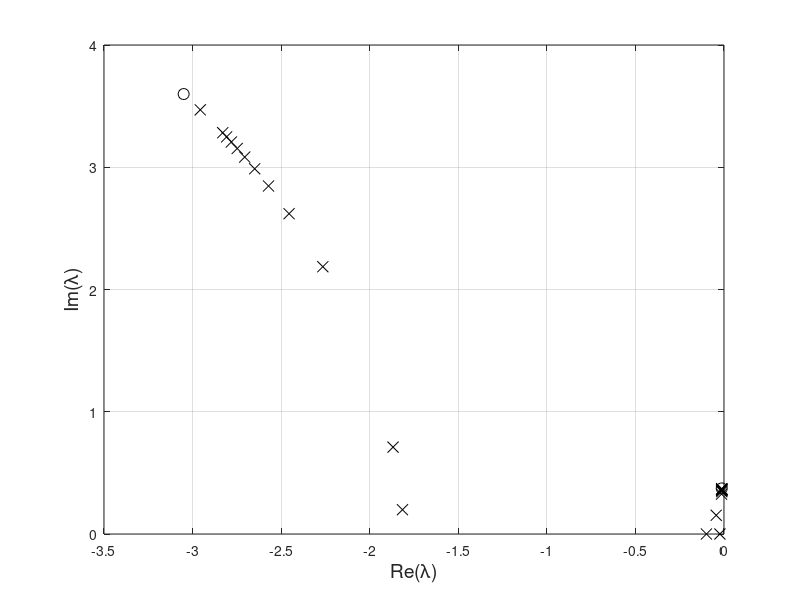

Recreate this plot in MATLAB.
%
% gliderflex.m: Stability of the simple glider with a flexible fuselage.
%
% Copyright, Rafael Palacios, June 2018
%            r.palacios@imperial.ac.uk
%%%%%%%%%%%%%%%%%%%%%%%%%%%%%%%%%%%%%%%%%%%%%%%%%%%%%%
clear all, close all

% Define constants in the problem.
m=318;
Iyy=432;
g=9.81;
St=1.14;
S=6.11;
b=15;
lw=0.3;
lt=4.63;
lwlt=lw+lt;
lb=lwlt/2;

% Aerodynamic coefficients.
rho=1.112; % 1000 m
e=0.8;
CLaw=5.55;
CLat=4.30;
CLdt=0.45;

% Fligth conditions.
Vinf=30;
theta0=-2*pi/180;
ref=1/2*rho*(Vinf^2)*St*lt;

% Loop through the stiffness of the fuselage spring.
k=0;
for kb=[1.87 2:2:20 50 10000]*ref
    k=k+1;
    lt=lwlt-lw;
    qinf=1/2*rho*Vinf^2;
    CLa=CLaw+(St/S)*CLat;
    A_r=[2*g*sin(theta0)/Vinf    g*cos(theta0)/Vinf*(1-(2*S*CLa)/(pi*b^2*e))  0                              -g*cos(theta0);
        -2*g*cos(theta0)/Vinf    g*sin(theta0)/Vinf-rho*Vinf*S*CLa/(2*m)      Vinf-rho*Vinf*St*lt*CLat/(2*m) -g*sin(theta0);
         0                        rho*Vinf*(S*lw*CLaw-St*lt*CLat)/(2*Iyy)      -rho*Vinf*St*lt^2*CLat/(2*Iyy) 0;
         0                        0                                            1                              0];

    A_rs=qinf*St*CLat/m*[0; 1; lt*m/Iyy; 0];
    A_sr=1/2*rho*Vinf*CLat*St*lb*[0 1 lt 0];
    A_s =-qinf*St*lb*CLat;
    
    A=A_r+A_rs*A_sr*(1/(kb-A_s))

    % Obtain the eigenvalues of the aircraft dynamics.
    [V, D]=eig(A);
    s_long(:,k)=diag(D);
    
end

% Plot the eigenvalues.
  plot(real(s_long(:,1:end-1)),imag(s_long(:,1:end-1)),'kx','MarkerSize',8)
  hold on
  plot(real(s_long(:,end)),imag(s_long(:,end)),'ko','MarkerSize',8)
  
  axis([-3.5 0 0 4])
  xlabel('Re(\lambda)','FontSize',14)
  ylabel('Im(\lambda)','FontSize',14)
  grid on
% eof
